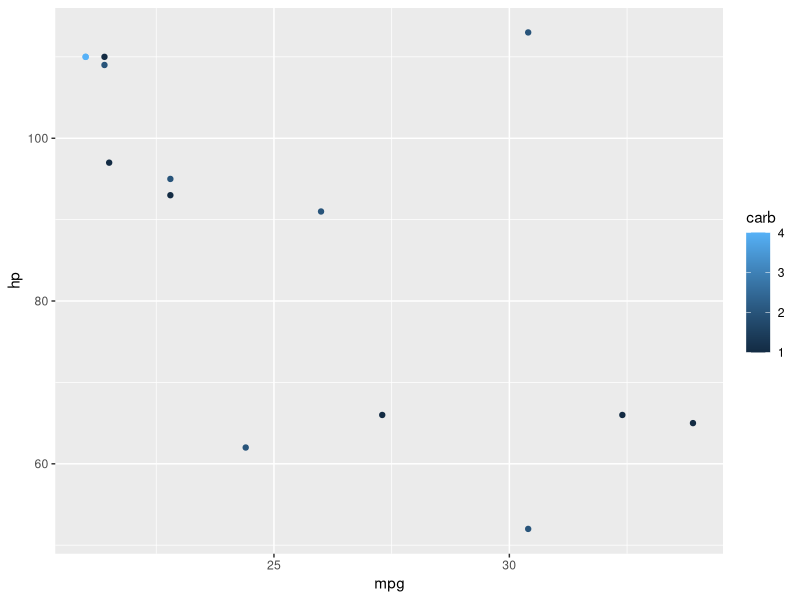

Write R code to recreate this figure.
library(tidyverse)
library(readxl)

# caricamenti
df = mtcars %>% 
  filter(mpg > 20)

db_1 = read_excel("db_test_git.xlsx")

# plot
df %>% 
  ggplot(aes(x = mpg, y = hp, color = carb)) +
  geom_point()
